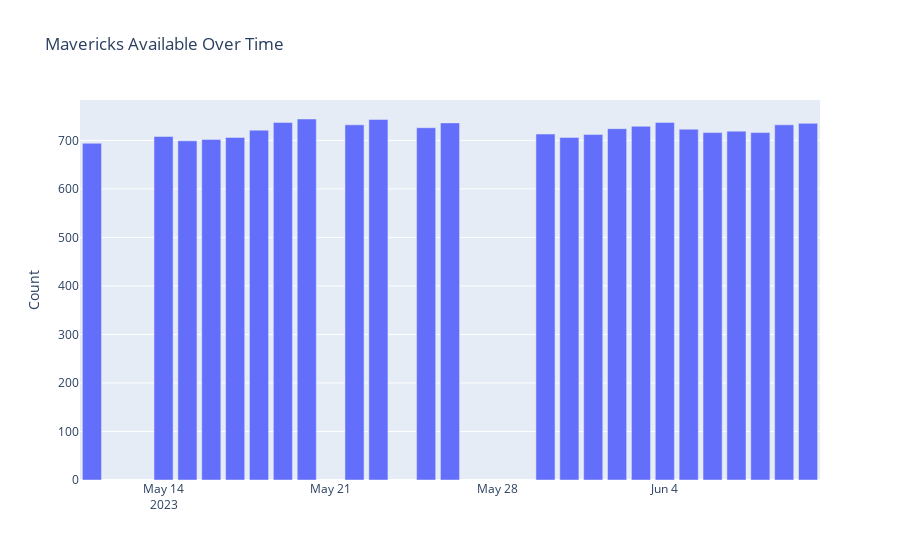

Notebook code cell kept with this figure:
### Code cell
def generate_dailybar(df):
    grouped = df.groupby(by='date_parsed').count()['model_year'].to_frame().rename(columns={'model_year':'count'}).reset_index()
    fig = go.Figure()
    fig.add_trace(go.Bar(
        x=grouped['date_parsed'],
        y=grouped['count'],
        text=y,
        textposition='auto'
    ))
    fig.update_layout(
        title={'text':'Mavericks Available Over Time'},
        yaxis_title={'text':'Count'}
    )
    return fig
fig = generate_dailybar(df)
fig.show()

### Figure 1 — Plotly figure (JSON) as saved in the notebook; plotly's stock layout.template omitted (floating-point values rounded to 4 significant figures)
{"data": [{"text": [[37041], [37034], [37075], [37041], [37066], [37077], [37037], [36964], [36928], [36969], [36955], [36954], [36866], [36892], [36772], [36842], [36868], [36901], [36916], [36916], [36871], [36865], [36792], [36826]], "textposition": "auto", "type": "bar", "x": ["2023-05-11", "2023-05-14", "2023-05-15", "2023-05-16", "2023-05-17", "2023-05-18", "2023-05-19", "2023-05-20", "2023-05-22", "2023-05-23", "2023-05-25", "2023-05-26", "2023-05-30", "2023-05-31", "2023-06-01", "2023-06-02", "2023-06-03", "2023-06-04", "2023-06-05", "2023-06-06", "2023-06-07", "2023-06-08", "2023-06-09", "2023-06-10"], "y": [694, 708, 699, 702, 706, 721, 737, 744, 732, 743, 726, 736, 713, 706, 712, 724, 729, 737, 723, 716, 719, 716, 732, 735]}], "layout": {"title": {"text": "Mavericks Available Over Time"}, "yaxis": {"title": {"text": "Count"}}}}
